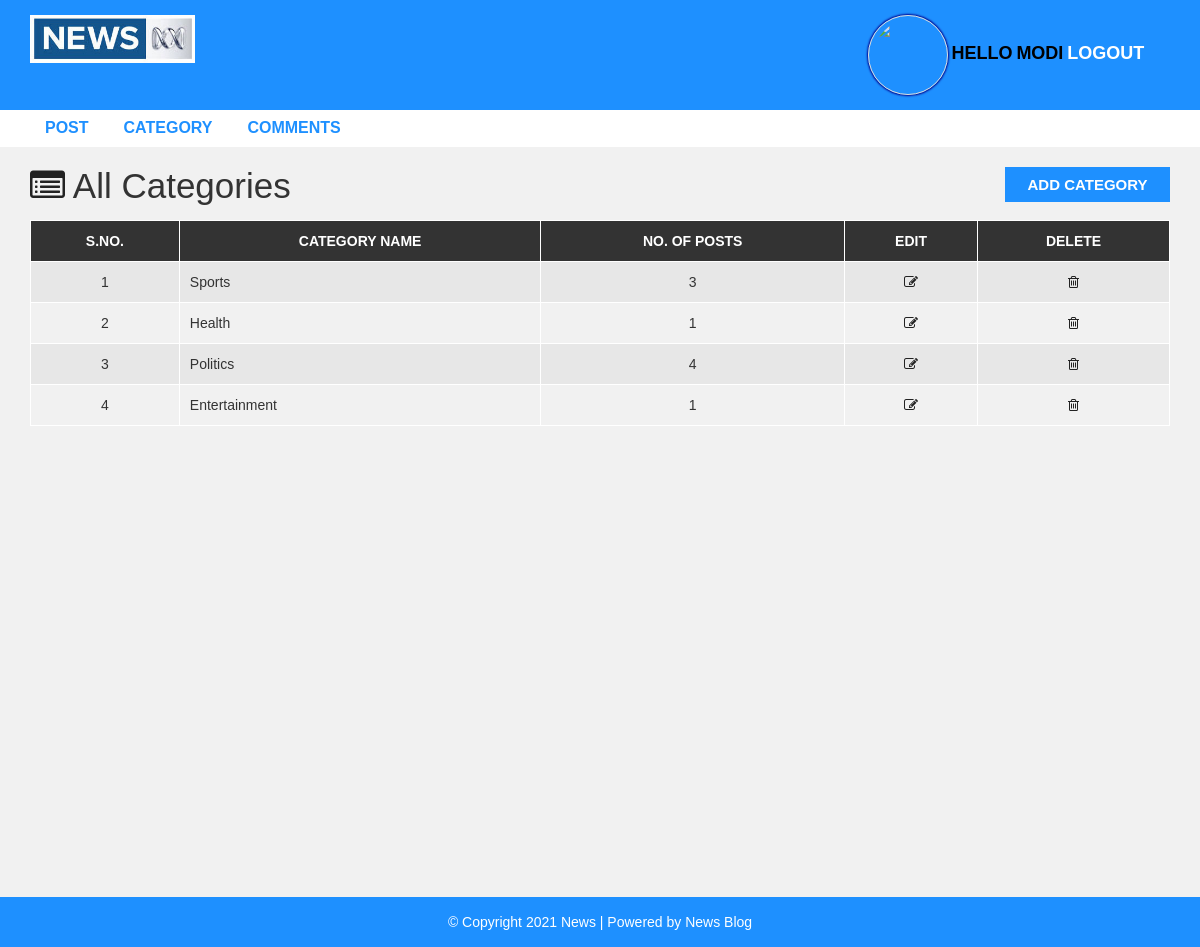
/admin/category.php (signed in), run on the app's committed database.
### tables this page shows
CREATE TABLE `category` (
  `category_id` int(11) NOT NULL,
  `category_name` varchar(100) NOT NULL,
  `post` int(11) NOT NULL DEFAULT 0
);

### admin/category.php (the view, shortened to what this page needs)
<?php include "header.php";
?>
<div id="admin-content">
    <div class="container">
        <div class="row">
            <div class="col-md-10">
                <h1 class="admin-heading"><i class="fa fa-list-alt" aria-hidden="true"></i> All Categories</h1>
            </div>
            <div class="col-md-2">
                <a class="add-new" href="add-category.php">add category</a>
            </div>
            <div class="col-md-12">
              <?php
                include 'config.php';
                  $limit = 4;
                  if(isset($_GET["page"])){
                      $page = $_GET["page"];
                  }
                  else{
                      $page = 1;
                  };
                  $offset = ($page-1)* $limit;
              $sql = "SELECT * FROM  category ORDER BY category_id DESC Limit $offset,$limit";
              $result = mysqli_query($conn, $sql);
              if (mysqli_num_rows($result) > 0) {
                  $table = '<table class="content-table">';
                  $table .= '<thead>
                                  <th>S.No.</th>
                                  <th>Category Name</th>
                                  <th>No. of Posts</th>
                                  <th>Edit</th>
                                  <th>Delete</th>
                              </thead>
                              <tbody>';
                    $serial = $offset + 1;
                  while($row = mysqli_fetch_assoc($result)) {
                    $table .= "<tr>
                            <td class='id'>{$serial}</td>
                            <td>{$row["category_name"]}</td>
                            <td>{$row["post"]}</td>
                            <td class='edit'><a href='update-category.php?id={$row['category_id']}' ><i class='fa fa-edit'></i></a></td>
                            <td class='delete' onclick='return delcat()' ><a href='delete-category.php?id={$row['category_id']}'><i class='fa fa-trash-o'></i></a></td>
                        </tr>";
                        $serial++;
                  }
                  $table .= '</tbody></table>';
                  echo $table;
              } else {
                  echo "<h3>No Results Found.</h3>";
              }
              ?>
            </div>
        </div>
    </div>
</div>
<?php include "footer.php"; ?>

### css/style.css (style rules this page uses)
body { background: #f1f1f1; font-family: sans-serif,arial,Helvetica; }
a, a:hover, a:focus { text-decoration: none; outline: none; }
#admin-content { padding: 20px 0; min-height: 750px; }
#admin-content .admin-heading { font-size: 35px; margin: 0 0 15px; }
#admin-content .add-new { color: #fff; background-color: #1E90FF; font-size: 15px; font-weight: 600; text-align: center; text-transform: uppercase; padding: 7px 10px; display: block; transition: all 0.3s; }
#admin-content .content-table { border: 1px solid #000; width: 100%; margin: 0 0 20px; }
#admin-content .content-table thead { color: #fff; background-color: #333; }
#admin-content .content-table th { padding: 10px; border: 1px solid #fff; font-weight: 600; text-align: center; text-transform: uppercase; }
#admin-content .content-table tbody { color: #333; }
#admin-content .content-table tbody tr { background-color: #e7e7e7; }
#admin-content .content-table tbody tr:nth-child(even) { background-color: transparent; }
#admin-content .content-table tbody td { padding: 10px; border: 1px solid #fff; text-align: center; }
#admin-content .content-table tbody td:nth-child(2) { text-align: left; }
.id, .edit, .delete { text-align:center; }
i.fa { color:#222; }

### data on the page
category: category_name "Sports", post "3"
category: category_name "Health", post "1"
category: category_name "Politics", post "4"
category: category_name "Entertainment", post "1"

### other printed values
$_SESSION["username"] "MODI"
